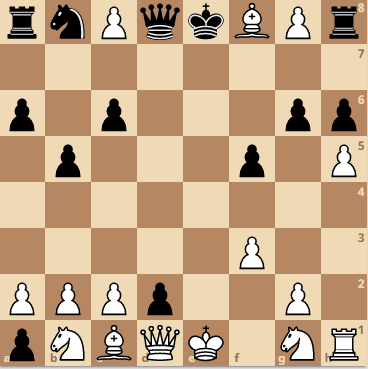
#> input picture assets/sample_board1.png, 368 x 369 px
$ python -i chess.py   (imports and definitions only)
#> lines starting #> are read from the running program, lines starting #| are printed output that depends on the picture; after the words box and inside, x2 and y2 are one past the last pixel; in counts of white or black regions, pixels touching at a corner belong together
#> further down, picture is the input picture: shape (369, 368, 3); mean B, G, R 134, 165.6, 195.2
import cv2
import sys
import numpy as np

from imutils.object_detection import non_max_suppression

def find_board(original_image):
    kernelH = np.array([[-1, 1]])
    kernelV = np.array([[-1],[1]])

    img_height, img_width = original_image.shape[0], original_image.shape[1]
#> img_height = 369; img_width = 368

    tmp = []

    # detect if there are pixels with red color
    for i in range(1, img_height-1):
        for j in range(1, img_width-1):

            if original_image[i][j][2] > 200 and (original_image[i][j][0] < 200 or original_image[i][j][1] < 200):
                tmp.append((i, j))

    for i in tmp:
        # change red color to white foreground
        original_image[i[0], i[1]] = (181, 217, 240)

    # convert to greyscale
    image = cv2.cvtColor(original_image, cv2.COLOR_BGR2GRAY)
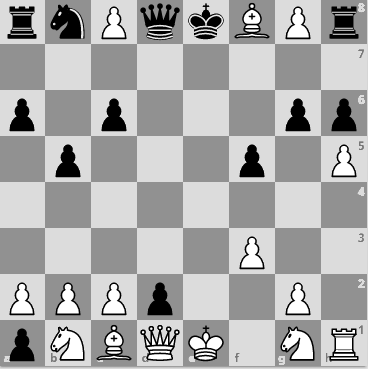
#> image: shape (369, 368); min 0, max 255, mean 170.9

    # Filter horizontal lines :
    horizontal_lines = np.absolute(cv2.filter2D(image.astype('float'),-1,kernelV))
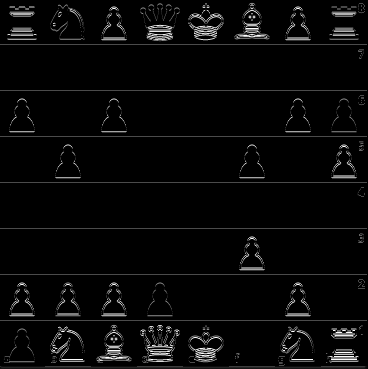
#> horizontal_lines: shape (369, 368) float64; min 0, max 255, mean 8.5

    ret,thresh1 = cv2.threshold(horizontal_lines,30,255,cv2.THRESH_BINARY)
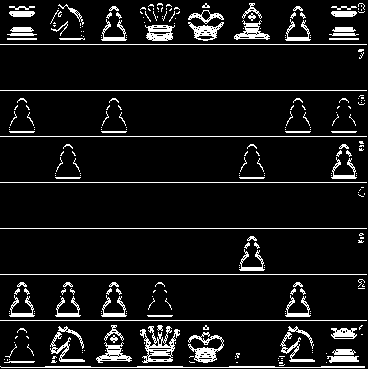
#> thresh1: shape (369, 368) float64; 8.4% white in thin lines or dots

    kernelSmall = np.ones((1,3), np.uint8)
    kernelBig = np.ones((1,50), np.uint8)

    # Remove holes:
    imgH1 = cv2.dilate(thresh1, kernelSmall, iterations=1)
#> imgH1: shape (369, 368) float64; 11.6% white; 178 white regions (71 under 20 px), largest, box (x1, y1, x2, y2) and area: (139, 326, 181, 363) 907, (187, 332, 225, 363) 620, (49, 326, 86, 363) 581
    imgH2 = cv2.erode(imgH1, kernelSmall, iterations=1)
#> imgH2: shape (369, 368) float64; 9% white; 208 white regions (123 under 20 px), largest, box (x1, y1, x2, y2) and area: (140, 326, 180, 363) 717, (0, 366, 365, 368) 548, (188, 332, 224, 363) 500

    # Remove small lines
    imgH3 = cv2.erode(imgH2, kernelBig, iterations=1)
#> imgH3: shape (369, 368) float64; 2.1% white in thin lines or dots, all inside (x1, y1, x2, y2) = (0, 44, 368, 368)
    imgH4 = cv2.dilate(imgH3, kernelBig, iterations=1)

    column_starts = cv2.filter2D(imgH4,-1,kernelH)
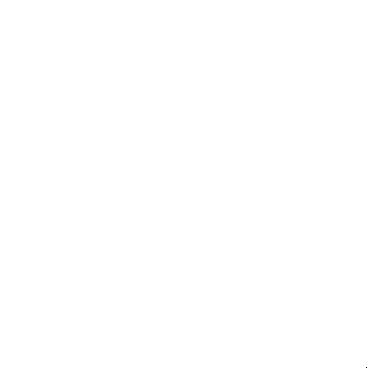
#> column_starts: shape (369, 368) float64; values -255 (black) and 0 (white), 100% white; black in thin lines or dots, all inside (x1, y1, x2, y2) = (366, 367, 367, 368)
    column_ends = cv2.filter2D(imgH4,-1,-kernelH)

    columns = column_starts.sum(axis=0)/255
#> columns = 368 values, max 0 at index 0, min -1 at index 366, mean -0.00272
    column_start = 0
    nbColumn_start = 0
    for idx, val in enumerate(columns):
        if val > 6:
            nbColumn_start += 1
            column_start = idx
#> after the loop, nbColumn_start = 0

    columns = column_ends.sum(axis=0)/255
#> columns = 368 values, max 1 at index 366, min 0 at index 0, mean 0.00272
    column_end = 0
    nbColumn_end = 0
    for idx, val in enumerate(columns):
        if val > 6:
            nbColumn_end += 1
            column_end = idx
#> after the loop, nbColumn_end = 0

    # Filter vertical lines:
    filtered_image = cv2.filter2D(image.astype('float'),-1,kernelH)
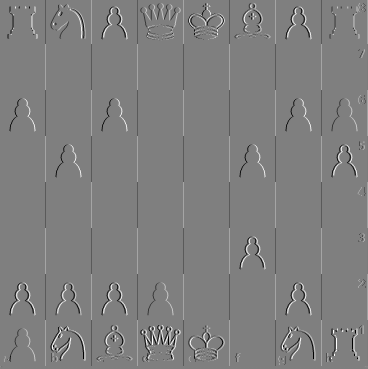
#> filtered_image: shape (369, 368) float64; min -255, max 255, mean 0.1; drawn with min black and max white
    vertical_lines = np.absolute(filtered_image)
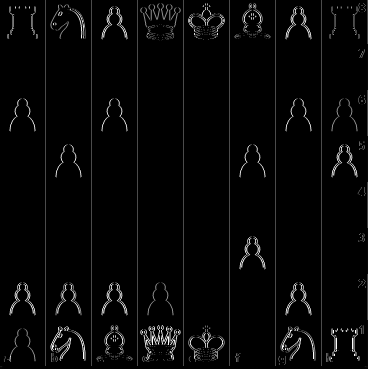
#> vertical_lines: shape (369, 368) float64; min 0, max 255, mean 6.9
    ret,thresh1 = cv2.threshold(vertical_lines,30,255,cv2.THRESH_BINARY)
#> thresh1: shape (369, 368) float64; 6.9% white in thin lines or dots

    kernelSmall = np.ones((3,1), np.uint8)
    kernelBig = np.ones((50,1), np.uint8)

    # Remove holes:
    imgV1 = cv2.dilate(thresh1, kernelSmall, iterations=1)
#> imgV1: shape (369, 368) float64; 9.5% white; 133 white regions (45 under 20 px), largest, box (x1, y1, x2, y2) and area: (140, 324, 160, 363) 419, (161, 324, 181, 362) 377, (45, 0, 46, 367) 367
    imgV2 = cv2.erode(imgV1, kernelSmall, iterations=1)
#> imgV2: shape (369, 368) float64; 7.5% white in thin lines or dots

    # Remove small lines
    imgV3 = cv2.erode(imgV2, kernelBig, iterations=1)
#> imgV3: shape (369, 368) float64; 1.8% white in thin lines or dots, all inside (x1, y1, x2, y2) = (45, 0, 368, 342)
    imgV4 = cv2.dilate(imgV3, kernelBig, iterations=1)
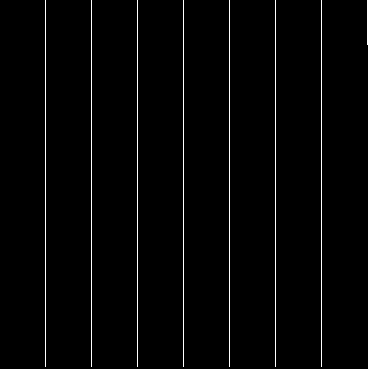
#> imgV4: shape (369, 368) float64; 1.9% white in thin lines or dots, all inside (x1, y1, x2, y2) = (45, 0, 368, 367)

    row_starts = cv2.filter2D(imgV4,-1,kernelV)
#> row_starts: shape (369, 368) float64; values -255 (black) and 0 (white), 100% white; black in thin lines or dots, all inside (x1, y1, x2, y2) = (45, 45, 368, 368)
    row_ends = cv2.filter2D(imgV4,-1,-kernelV)

    row = row_starts.sum(axis=1)/255
#> row = 369 values, max 0 at index 0, min -7 at index 367, mean -0.0217
    row_start = 0
    nbRow_start = 0
    for idx, val in enumerate(row):
        if val > 6:
            row_start = idx
            nbRow_start += 1
#> this loop made 369 passes
#> val on passes 1 to 3: 0, 0, 0
#> after the loop, nbRow_start = 0

    row = row_ends.sum(axis=1)/255
#> row = 369 values, max 7 at index 367, min 0 at index 0, mean 0.0217
    row_end = 0
    nbRow_end = 0
    for idx, val in enumerate(row):
        if val > 6:
            row_end = idx
            nbRow_end += 1
#> after the loop, nbRow_end = 1


    found_board = False
    if (nbColumn_start == 1) and (nbColumn_end == 1) and (nbRow_start == 1) and (nbRow_end == 1) :
        print("We found a board")
        if abs((row_end - row_start) - (column_end - column_start)) > 3:
            print ("However, the board is not a square")
        else:
            if (row_end - row_start) % 8 == 1:
                row_end -= 1
            if (row_end - row_start) % 8 == 7:
                row_end += 1
            if (column_end - column_start) % 8 == 1:
                column_start += 1
            if (column_end - column_start) % 8 == 7:
                column_start -= 1
            found_board = True
    else:
        print("We did not found the borders of the board")
        sys.exit(0)
#> (the program exits here)

$ run again, on assets/sample_board2.png
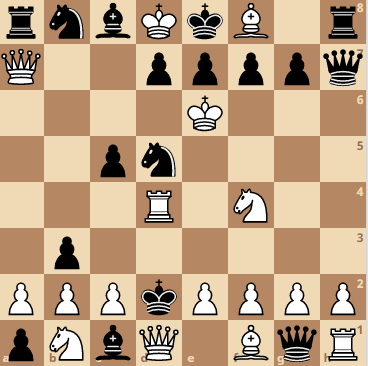
#> input picture assets/sample_board2.png, 368 x 366 px
#> picture is the input picture: shape (366, 368, 3); mean B, G, R 132.3, 162.7, 191
#> in find_board, `ret,thresh1 = cv2.threshold(horizontal_lines,30,255,cv2.THRESH_BINARY)`:
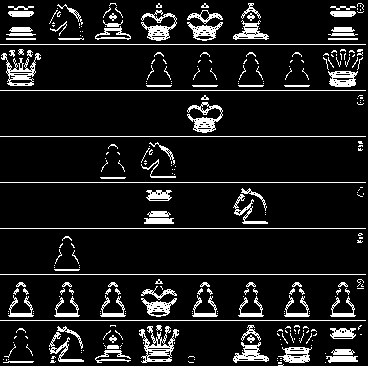
#> thresh1: shape (366, 368) float64; 10.2% white in thin lines or dots
#> imgH1: shape (366, 368) float64; 14.3% white; 195 white regions (67 under 20 px), largest, box (x1, y1, x2, y2) and area: (138, 326, 180, 363) 907, (0, 50, 42, 86) 809, (186, 102, 224, 133) 618
#> imgH2: shape (366, 368) float64; 11% white; 233 white regions (135 under 20 px), largest, box (x1, y1, x2, y2) and area: (139, 326, 179, 363) 717, (0, 50, 41, 86) 620, (187, 102, 223, 133) 500
#> imgH3: shape (366, 368) float64; 1.8% white in thin lines or dots, all inside (x1, y1, x2, y2) = (0, 44, 342, 321)
#> imgH4: shape (366, 368) float64; 1.9% white in thin lines or dots, all inside (x1, y1, x2, y2) = (0, 44, 367, 321)
#> column_starts: shape (366, 368) float64; values -255 (black) and 0 (white), 100% white; black in thin lines or dots, all inside (x1, y1, x2, y2) = (367, 44, 368, 321)
#> in find_board, `columns = column_starts.sum(axis=0)/255`: columns = 368 values, max 0 at index 0, min -7 at index 367, mean -0.019
#> after the loop in find_board, `for idx, val in enumerate(columns):`: nbColumn_start = 0
#> in find_board, `columns = column_ends.sum(axis=0)/255`: columns = 368 values from 0 to 7
#> the loop in find_board, `for idx, val in enumerate(columns):` made 368 passes
#> (nbColumn_end, column_end) on pass 368: (1, 367)
#> after the loop in find_board, `for idx, val in enumerate(columns):`: nbColumn_end = 1
#> imgV1: shape (366, 368) float64; 12.1% white; 191 white regions (87 under 20 px), largest, box (x1, y1, x2, y2) and area: (187, 94, 224, 133) 590, (139, 324, 159, 363) 419, (0, 48, 21, 85) 383
#> in find_board, `imgV2 = cv2.erode(imgV1, kernelSmall, iterations=1)`:
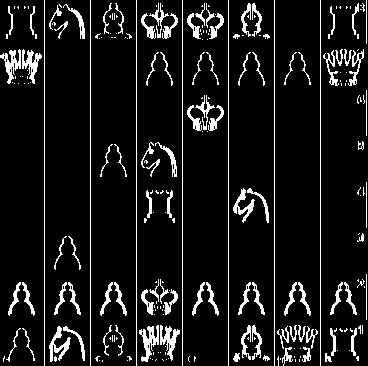
#> imgV2: shape (366, 368) float64; 9.3% white in thin lines or dots
#> imgV3: shape (366, 368) float64; 1.9% white in thin lines or dots, all inside (x1, y1, x2, y2) = (44, 0, 367, 366)
#> row_starts: shape (366, 368) float64; values -255 (black) and 0 (white), 100% white; black in thin lines or dots, all inside (x1, y1, x2, y2) = (366, 45, 367, 46)
#> in find_board, `row = row_starts.sum(axis=1)/255`: row = 366 values, max 0 at index 0, min -1 at index 45, mean -0.00273
#> the loop in find_board, `for idx, val in enumerate(row):` made 366 passes
#> val on passes 1 to 3: 0, 0, 0
#> after the loop in find_board, `for idx, val in enumerate(row):`: nbRow_start = 0
#> in find_board, `row = row_ends.sum(axis=1)/255`: row = 366 values, max 1 at index 45, min 0 at index 0, mean 0.00273
#> after the loop in find_board, `for idx, val in enumerate(row):`: nbRow_end = 0

$ run again, on assets/black_check.png
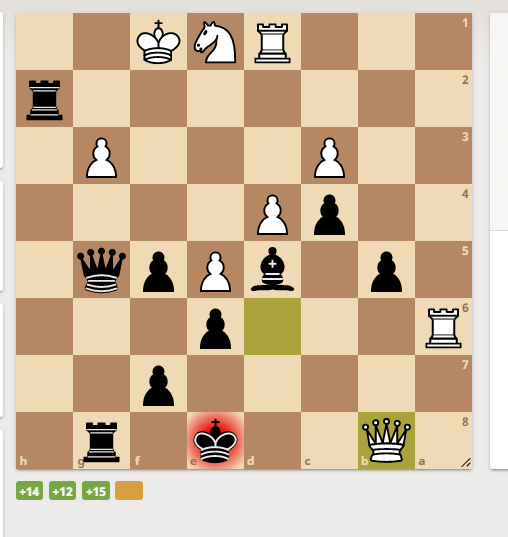
#> input picture assets/black_check.png, 508 x 537 px
#> picture is the input picture: shape (537, 508, 3); mean B, G, R 155.6, 183.3, 207.2
#> in find_board, `ret,thresh1 = cv2.threshold(horizontal_lines,30,255,cv2.THRESH_BINARY)`:
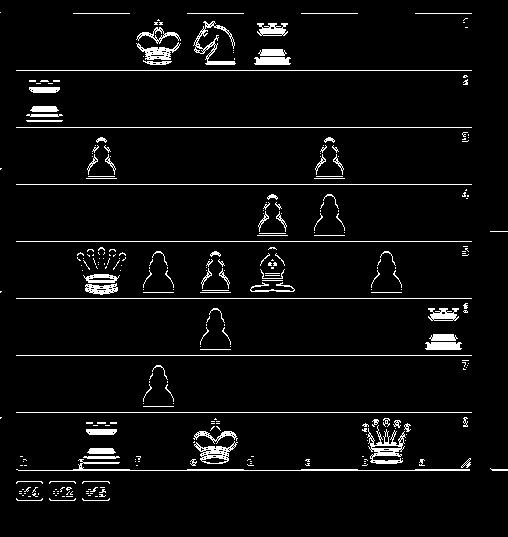
#> thresh1: shape (537, 508) float64; 4.5% white in thin lines or dots
#> imgH1: shape (537, 508) float64; 6% white; 213 white regions (86 under 20 px), largest, box (x1, y1, x2, y2) and area: (361, 419, 412, 464) 1040, (15, 459, 471, 471) 819, (192, 431, 239, 464) 799
#> imgH2: shape (537, 508) float64; 4.8% white; 241 white regions (131 under 20 px), largest, box (x1, y1, x2, y2) and area: (362, 419, 411, 464) 798, (16, 459, 470, 471) 787, (193, 21, 236, 65) 546
#> imgH3: shape (537, 508) float64; 1.2% white in thin lines or dots, all inside (x1, y1, x2, y2) = (41, 13, 448, 471)
#> imgH4: shape (537, 508) float64; 1.5% white in thin lines or dots, all inside (x1, y1, x2, y2) = (17, 13, 473, 471)
#> in find_board, `columns = column_starts.sum(axis=0)/255`: columns = 508 values, max 7 at index 17, min -8 at index 473, mean 0
#> the loop in find_board, `for idx, val in enumerate(columns):` made 508 passes
#> (val, nbColumn_start, column_start) on pass 18: (7, 1, 17)
#> after the loop in find_board, `for idx, val in enumerate(columns):`: nbColumn_start = 1
#> in find_board, `columns = column_ends.sum(axis=0)/255`: columns = 508 values, max 8 at index 473, min -7 at index 17, mean 0
#> after the loop in find_board, `for idx, val in enumerate(columns):`: nbColumn_end = 1
#> imgV1: shape (537, 508) float64; 5.3% white; 178 white regions (88 under 20 px), largest, box (x1, y1, x2, y2) and area: (362, 417, 412, 463) 1053, (73, 12, 74, 470) 458, (130, 12, 131, 470) 458
#> imgV2: shape (537, 508) float64; 4.4% white in thin lines or dots
#> imgV3: shape (537, 508) float64; 1.3% white in thin lines or dots, all inside (x1, y1, x2, y2) = (3, 38, 491, 537)
#> imgV4: shape (537, 508) float64; 1.7% white in thin lines or dots
#> in find_board, `row = row_starts.sum(axis=1)/255`: row = 537 values, max 8 at index 14, min -8 at index 470, mean 0.00186
#> the loop in find_board, `for idx, val in enumerate(row):` made 537 passes
#> (val, row_start, nbRow_start) on pass 15: (8, 14, 1)
#> after the loop in find_board, `for idx, val in enumerate(row):`: nbRow_start = 1
#> in find_board, `row = row_ends.sum(axis=1)/255`: row = 537 values, max 8 at index 470, min -8 at index 14, mean -0.00186
#> after the loop in find_board, `for idx, val in enumerate(row):`: nbRow_end = 1
#> height = 456
#| Found chessboard sized: 456 456  row (begin, end): 14 470  column (begin, end):  17 473
#> in find_board, `resizedChessBoard = original_image[row_start:row_end, column_start:col..`:
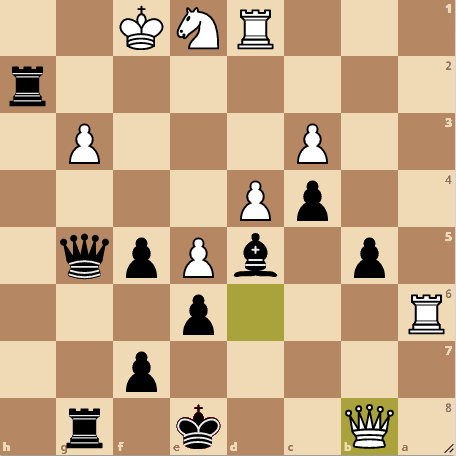
#> resizedChessBoard: shape (456, 456, 3); mean B, G, R 134.2, 169, 199
